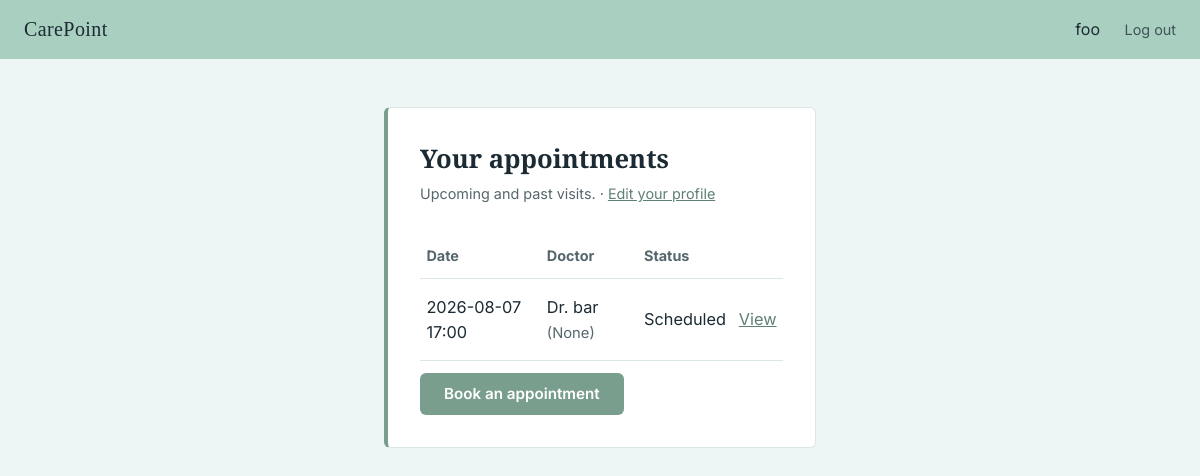
The app's page /patient/dashboard (signed in) with its own data.
### tables this page shows
CREATE TABLE appointments (
    id INTEGER PRIMARY KEY AUTOINCREMENT,
    patient_id INTEGER NOT NULL,
    provider_id INTEGER NOT NULL,
    appointment_datetime DATETIME NOT NULL,
    status TEXT NOT NULL DEFAULT 'scheduled' CHECK(status IN ('scheduled', 'completed', 'cancelled')),
    notes TEXT,
    created_at DATETIME DEFAULT CURRENT_TIMESTAMP,
    FOREIGN KEY (patient_id) REFERENCES patients(user_id),
    FOREIGN KEY (provider_id) REFERENCES providers(user_id)
);

CREATE TABLE users (
    id INTEGER PRIMARY KEY AUTOINCREMENT,
    name TEXT NOT NULL,
    email TEXT UNIQUE NOT NULL,
    hash TEXT NOT NULL,
    role TEXT NOT NULL CHECK(role IN ('patient', 'doctor', 'admin'))
);

### app.py (the view)
@app.route("/patient/dashboard")
@role_required("patient")
def patient_dashboard():
    db = get_db()
    appointments = db.execute(
        """
        SELECT appointments.id, appointments.appointment_datetime, appointments.status,
               users.name AS provider_name, providers.specialty
        FROM appointments
        JOIN providers ON appointments.provider_id = providers.user_id
        JOIN users ON providers.user_id = users.id
        WHERE appointments.patient_id = ?
        ORDER BY appointments.appointment_datetime ASC
        """,
        (session["user_id"],),
    ).fetchall()
    db.close()
    return render_template("patient_dashboard.html", appointments=appointments)

### app.py (called while the page is built)
def get_db():
    conn = sqlite3.connect("clinic.db")
    conn.row_factory = sqlite3.Row
    conn.execute("PRAGMA foreign_keys = ON")
    return conn

### helpers.py (called while the page is built)
def role_required(role):
    def decorator(f):
        @wraps(f)
        def decorated_function(*args, **kwargs):
            if session.get("user_id") is None:
                return redirect("/login")
            if session.get("role") != role:
                return apology("Access denied: wrong role", 403)
            return f(*args, **kwargs)
        return decorated_function
    return decorator

### templates/patient_dashboard.html (shortened to what this page needs)
{% extends "layout.html" %}
{% block main %}
<div class="card">
    <h1>Your appointments</h1>
    <p class="subtitle">Upcoming and past visits. · <a href="/patient/profile">Edit your profile</a></p>
    {% if appointments %}
        <table class="data-table data-table-lg">
            <thead>
                <tr>
                    <th>Date</th>
                    <th>Doctor</th>
                    <th>Status</th>
                    <th></th>
                </tr>
            </thead>
            <tbody>
                {% for appt in appointments %}
                <tr>
                    <td>{{ appt.appointment_datetime }}</td>
                    <td>Dr. {{ appt.provider_name }} <span class="muted">({{ appt.specialty }})</span></td>
                    <td class="status">{{ appt.status }}</td>
                    <td><a href="/patient/appointment/{{ appt.id }}">View</a></td>
                </tr>
                {% endfor %}
            </tbody>
        </table>
    {% else %}
        <p class="subtitle">You have no appointments yet.</p>
    {% endif %}
    <a class="btn btn-inline mt-1" href="/patient/book">Book an appointment</a>
</div>
{% endblock %}

### static/styles.css (style rules this page uses)
:root { --color-bg: #EEF5F5; --color-surface: #FFFFFF; --color-ink: #1C2B33; --color-ink-soft: #55666D; --color-accent: #7A9E8E; --color-accent-dark: #5F8072; --color-nav: #A9CFC0; --color-error: #D97B6C; --color-border: #DCE6E5; --font-display: "Source Serif 4", Georgia, serif; --font-body: "Inter", -apple-system, sans-serif; --radius: 6px; }
* { box-sizing: border-box; }
body { margin: 0; background: var(--color-bg); color: var(--color-ink); font-family: var(--font-body); line-height: 1.5; }
a { color: var(--color-accent-dark); }
.card { background: var(--color-surface); border: 1px solid var(--color-border); border-left: 4px solid var(--color-accent); border-radius: var(--radius); padding: 2rem; }
.card h1 { font-family: var(--font-display); font-size: 1.6rem; margin: 0 0 0.3rem; }
.card .subtitle { color: var(--color-ink-soft); font-size: 0.9rem; margin: 0 0 1.75rem; }
button, .btn { width: 100%; padding: 0.7rem; background: var(--color-accent); color: white; border: none; border-radius: var(--radius); font-size: 0.95rem; font-weight: 600; cursor: pointer; font-family: var(--font-body); }
.mt-1 { margin-top: 0.75rem; }
.btn-inline { display: inline-block; width: auto; padding: 0.6rem 1.5rem; text-decoration: none; }
.data-table { width: 100%; border-collapse: collapse; }
.data-table th { text-align: left; padding: 0.5rem 0.25rem; font-size: 0.8rem; color: var(--color-ink-soft); border-bottom: 1px solid var(--color-border); }
.data-table td { padding: 0.6rem 0.25rem; border-bottom: 1px solid var(--color-border); }
.data-table .status { text-transform: capitalize; }
.data-table .muted { color: var(--color-ink-soft); font-size: 0.85rem; }
.data-table-lg th { padding: 0.75rem 0.4rem; font-size: 0.9rem; }
.data-table-lg td { padding: 1rem 0.4rem; font-size: 1.02rem; }
.data-table-lg .muted { font-size: 0.92rem; }

### records on screen
appointments: appointment_datetime "2026-08-07 17:00", provider_name "bar", specialty "None", status "Scheduled"

### other values on screen
{{ session.name }} "foo"
